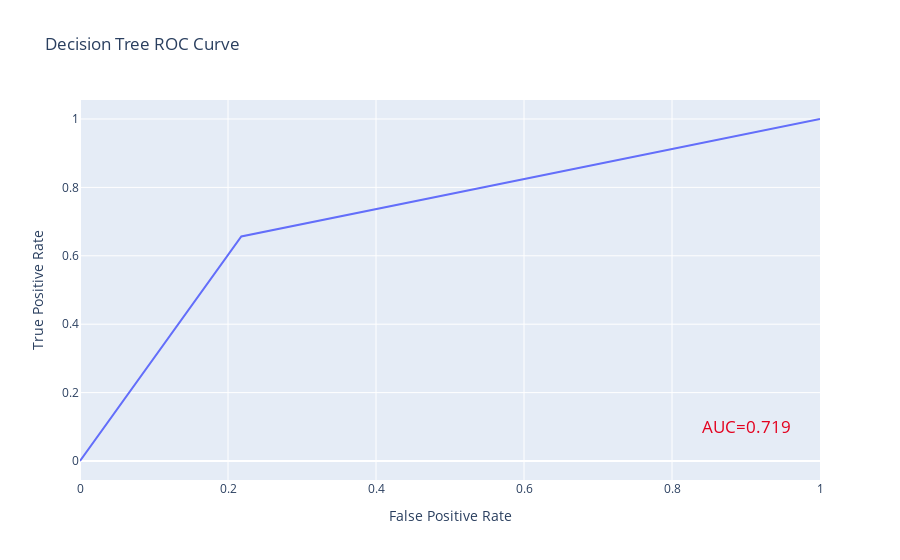

Notebook code cell kept with this figure:
### Code cell
import plotly.graph_objects as go

fig = go.Figure()
fig.add_trace(go.Scatter(x=fpr, y=tpr, mode='lines'))
fig.update_layout(title='Decision Tree ROC Curve',
                  xaxis_title='False Positive Rate',
                  yaxis_title='True Positive Rate',
                  annotations=[go.layout.Annotation(x=0.90, y=0.1, showarrow=False,
                                                     text=f'AUC={roc_auc:.3f}',
                                                     font=dict(size=17, color='#E3011E'))])
fig.show()

### Figure 1 — Plotly figure (JSON) as saved in the notebook; plotly's stock layout.template omitted (floating-point values rounded to 4 significant figures)
{"data": [{"mode": "lines", "type": "scatter", "x": [0, 0.218, 1], "y": [0, 0.6564, 1]}], "layout": {"annotations": [{"font": {"color": "#E3011E", "size": 17}, "showarrow": false, "text": "AUC=0.719", "x": 0.9, "y": 0.1}], "title": {"text": "Decision Tree ROC Curve"}, "xaxis": {"title": {"text": "False Positive Rate"}}, "yaxis": {"title": {"text": "True Positive Rate"}}}}
